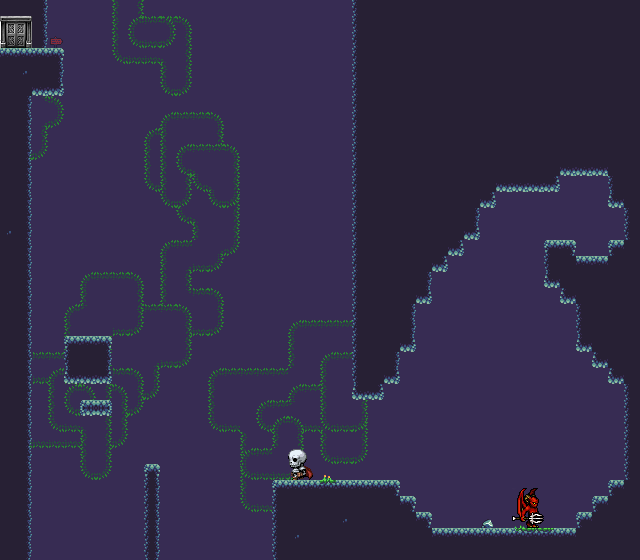

A level layout from a 2D game, rendered from its tile map. Below: a short description, then the map file with tile-grid data replaced by summaries:
An orthogonal 40x35 tile map with 16x16 px tiles, 9 tile layers (Background, Cuz Grass, More Grass, Grass, ...), 4 tilesets and 45 objects.

<map version="1.0" orientation="orthogonal" renderorder="right-down" width="40" height="35" tilewidth="16" tileheight="16" nextobjectid="85">
 <properties>
  <property name="script" value="pScript1" />
  <property name="spawnX" type="float" value="3" />
  <property name="spawnY" type="float" value="32" />
 </properties>
 <tileset firstgid="1" name="tree" tilewidth="16" tileheight="16" tilecount="56" columns="7">
  <image source="tilesets/tree.png" trans="ffffff" width="112" height="128" />
 </tileset>
 <tileset firstgid="57" name="map" tilewidth="16" tileheight="16" spacing="6" margin="5" tilecount="121" columns="11">
  <image source="tilesets/map.png" trans="ffffff" width="256" height="256" />
 </tileset>
 <tileset firstgid="178" name="mobs" tilewidth="32" tileheight="40" tilecount="2" columns="0">
  <tile id="0">
   <image width="25" height="32" source="../images/mobIcons/skeleton.png" />
  </tile>
  <tile id="2">
   <image width="32" height="40" source="../images/mobIcons/devil.png" />
  </tile>
 </tileset>
 <tileset firstgid="181" name="Gates" tilewidth="32" tileheight="32" tilecount="1" columns="0">
  <tile id="1">
   <image width="32" height="32" source="../images/gateSmall.png" />
  </tile>
 </tileset>
 <objectgroup name="Collision Boxes">
  <object id="14" x="-1" y="48" width="64" height="48" />
  <object id="15" x="0" y="0" width="4" height="560" />
  <object id="20" x="273" y="480" width="96" height="80" />
  <object id="32" x="145" y="464" width="14" height="96" />
  <object id="35" x="65" y="336" width="44" height="48" />
  <object id="36" x="80" y="400" width="32" height="16" />
  <object id="37" x="-1" y="96" width="32" height="464" />
  <object id="41" x="353" y="0" width="30" height="400" />
  <object id="42" x="384" y="320" width="15" height="64" />
  <object id="43" x="400" y="288" width="15" height="64" />
  <object id="44" x="416" y="256" width="15" height="48" />
  <object id="46" x="432" y="224" width="15" height="48" />
  <object id="47" x="448" y="208" width="15" height="48" />
  <object id="48" x="464" y="192" width="15" height="48" />
  <object id="49" x="480" y="172" width="15" height="36" />
  <object id="50" x="496" y="176" width="63" height="16" />
  <object id="51" x="560" y="160" width="48" height="16" />
  <object id="52" x="609" y="176" width="16" height="32" />
  <object id="53" x="625" y="208" width="16" height="32" />
  <object id="54" x="609" y="240" width="16" height="16" />
  <object id="55" x="576" y="256" width="32" height="12" />
  <object id="56" x="545" y="240" width="30" height="16" />
  <object id="57" x="545" y="256" width="16" height="32" />
  <object id="58" x="561" y="288" width="16" height="16" />
  <object id="59" x="577" y="304" width="16" height="48" />
  <object id="60" x="593" y="352" width="16" height="16" />
  <object id="61" x="609" y="368" width="16" height="16" />
  <object id="62" x="625" y="384" width="20" height="96" />
  <object id="63" x="609" y="480" width="27" height="16" />
  <object id="64" x="577" y="512" width="47" height="16" />
  <object id="66" x="416" y="528" width="176" height="16" />
  <object id="67" x="400" y="512" width="31" height="16" />
  <object id="68" x="384" y="496" width="31" height="16" />
  <object id="69" x="273" y="480" width="126" height="16" />
  <object id="70" x="273" y="496" width="16" height="64" />
  <object id="76" x="593" y="496" width="47" height="16" />
 </objectgroup>
 <layer name="Background" width="40" height="35">
  <data>[1400 cells, 1400 non-empty, 1 distinct tile ids]</data>
 </layer>
 <layer name="Cuz Grass" width="40" height="35">
  <data>[1400 cells, 26 non-empty, 11 distinct tile ids]</data>
 </layer>
 <layer name="More Grass" width="40" height="35">
  <data>[1400 cells, 19 non-empty, 9 distinct tile ids]</data>
 </layer>
 <layer name="Grass" width="40" height="35">
  <data>[1400 cells, 119 non-empty, 12 distinct tile ids]</data>
 </layer>
 <layer name="Main Platforms" width="40" height="35">
  <data>[1400 cells, 567 non-empty, 30 distinct tile ids]</data>
 </layer>
 <layer name="Ladders" width="40" height="35">
  <data>[1400 cells, 1 non-empty, 1 distinct tile ids]</data>
 </layer>
 <layer name="Foreground" width="40" height="35">
  <data>[1400 cells, 0 non-empty, 0 distinct tile ids]</data>
 </layer>
 <layer name="Mobs" width="40" height="35">
  <data>[1400 cells, 2 non-empty, 2 distinct tile ids]</data>
 </layer>
 <objectgroup name="Moving Platforms">
  <object id="24" x="112" y="64" width="16" height="128">
   <properties>
    <property name="height" type="float" value="2" />
    <property name="path" value="up" />
    <property name="speed" type="float" value="12" />
    <property name="type" value="blue" />
    <property name="width" type="float" value="1" />
   </properties>
  </object>
  <object id="28" x="56" y="208" width="72" height="16">
   <properties>
    <property name="height" type="float" value="1" />
    <property name="path" value="sideways" />
    <property name="speed" type="float" value="18" />
    <property name="type" value="blue" />
    <property name="width" type="float" value="2" />
   </properties>
  </object>
  <object id="29" x="32" y="224" width="16" height="96">
   <properties>
    <property name="height" type="float" value="2" />
    <property name="path" value="up" />
    <property name="speed" type="float" value="16" />
    <property name="type" value="blue" />
    <property name="width" type="float" value="1" />
   </properties>
  </object>
  <object id="38" x="180" y="496" width="72" height="16">
   <properties>
    <property name="height" type="float" value="1" />
    <property name="path" value="sideways" />
    <property name="speed" type="float" value="22" />
    <property name="type" value="blue" />
    <property name="width" type="float" value="2" />
   </properties>
  </object>
 </objectgroup>
 <layer name="Gate Tile" width="40" height="35">
  <data>[1400 cells, 1 non-empty, 1 distinct tile ids]</data>
 </layer>
 <objectgroup name="Gate">
  <object id="9" x="7" y="16" width="32" height="32">
   <properties>
    <property name="gateId" value="0" />
    <property name="map" value="map1" />
    <property name="xTile" value="38" />
    <property name="yTile" value="16" />
   </properties>
  </object>
 </objectgroup>
 <objectgroup name="Moving Walls">
  <object id="71" x="360" y="384" width="16" height="96">
   <properties>
    <property name="mapId" value="2" />
    <property name="script" value="bossWall" />
    <property name="scriptId" value="1" />
   </properties>
  </object>
  <object id="77" x="528" y="0" width="16" height="208">
   <properties>
    <property name="mapId" value="6" />
    <property name="script" value="ladder" />
    <property name="scriptId" value="2" />
   </properties>
  </object>
 </objectgroup>
 <objectgroup name="Chests">
  <object id="79" x="592" y="240" width="16" height="16">
   <properties>
    <property name="inventory" value="2" />
   </properties>
  </object>
 </objectgroup>
 <objectgroup name="Items">
  <object id="84" x="584" y="208" width="16" height="16">
   <properties>
    <property name="mapId" value="2" />
    <property name="script" value="axeScript" />
   </properties>
  </object>
 </objectgroup>
</map>
